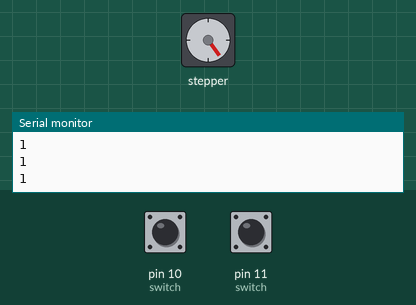
The sketch below on a simulated Arduino Uno, built with avr-gcc and run on an emulated ATmega328P. On the bench: stepper motor, the last lines printed to the serial monitor. The inputs (shaded band) are chosen by the test bench; at power-on: pin 10 (switch) HIGH, pin 11 (switch) HIGH. Stepper angles assume 100 steps per turn.

Above: at 1.2 s.
1.3 s: pin 10 (switch) pulled LOW for 0.2 s
At 1.96 s:
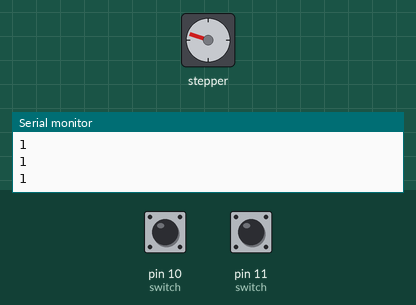
4.5 s: pin 11 (switch) pulled LOW for 0.2 s
At 4.99 s:
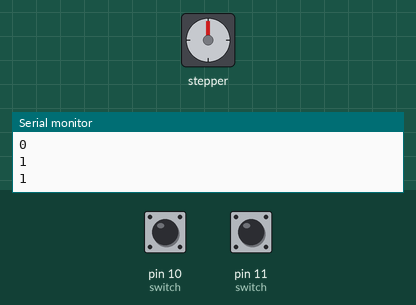
7.5 s: pin 10 (switch) pulled LOW for 1 s
At 8.02 s:
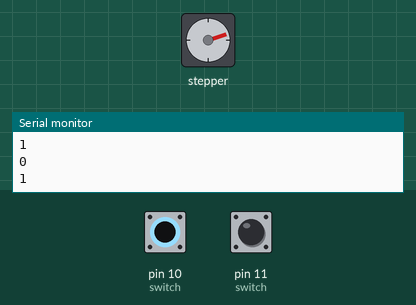
10.5 s: pin 11 (switch) pulled LOW for 1 s
Timing chart, 0 to 14.6 s (numbered marks = the images above; inputs shaded):
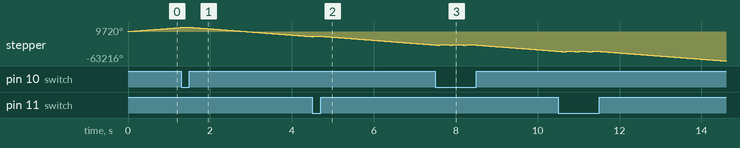

The sketch:

sketch_dec01a.ino
```cpp
/*
 This is an Arduino (C code) for controlling the experimental setup
 "Arduino Weightlifter". Here is the YouTube video of the project:

 https://www.youtube.com/watch?v=Fj_0KRzNGfA

 This code is written by Francesco Pecora (undegraduate student) and Aleksandar Haber (professor)

 CUNY College of Staten Island
 April 2018
 */
#include <Stepper.h>

// stepper motor parameters
const int stepsPerRev = 100;


// we assume that the motor is connected to the pins 6 and 7
Stepper xstepper(stepsPerRev, 6, 7);

// this is the direction indicator, it will be either +3 (one direction)  or  -3 (opposite direction)
int d = 3;

void setup() {

  Serial.begin(9600);       //  set Serial Baudrate
  xstepper.setSpeed(1200);  //  set stepper speed

 //set mechanical endstop switches (pin 10 and 11)
 pinMode(10,INPUT_PULLUP);
 pinMode(11,INPUT_PULLUP);

}

void loop() {

 //reading from the mechanical endstops
 bool button_up=digitalRead(10);    // if the upper mechanical endstop switch is pressed, then button_up=0, and if it is not pressed then button_up=1
 bool button_down=digitalRead(11);  // if the upper mechanical endstop switch is pressed, then button_down=0, and if it is not pressed then button_down=1

 //if one of the endstops readings is 0, then we change direction
 if( (button_up && button_down) == 0)
      {
        d = d * -1;
      }

  //print the status of the mechanical endstop switches
  Serial.println(button_up);
  Serial.println(button_down);

  //moving the stepper motor in the desired direction
  xstepper.step(d*stepsPerRev);
  delay(10);
}
```
